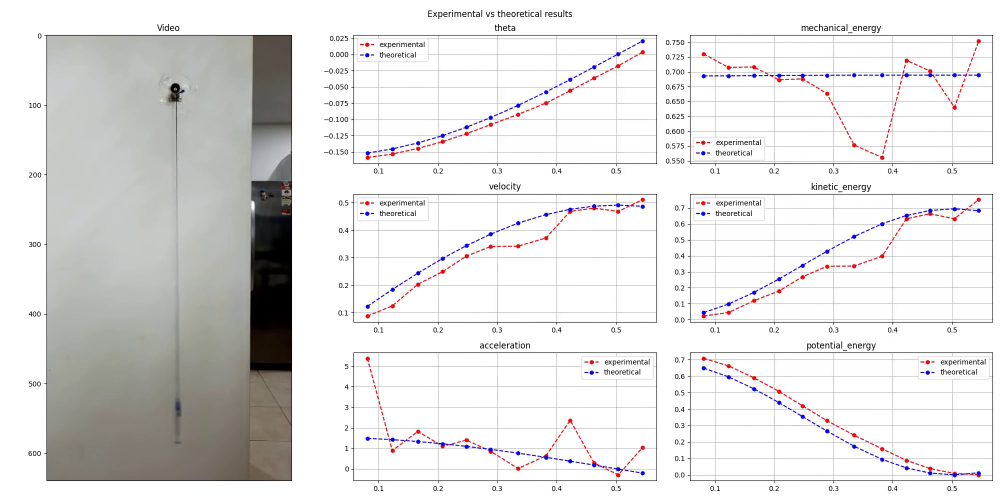
#> input picture frame 10 of results_2.mp4, 2000 x 1000 px, given in place of fisica_video.mp4, which was not available (shown at 1/2 size)
$ python plot_results.py
#> lines starting #> are read from the running program, lines starting #| are printed output that depends on the picture; pictures that were not available may be replaced by others from this repository, and a replacement may not be noted
### video_processing.py
import cv2
import numpy as np


def read_video_array(video_fname: str) -> np.ndarray:
#> called with video_fname = 'data/raw/fisica_video.mp4'
    cap = cv2.VideoCapture(video_fname)

    frame_count = int(cap.get(cv2.CAP_PROP_FRAME_COUNT))
    frame_w = int(cap.get(cv2.CAP_PROP_FRAME_WIDTH))
    frame_h = int(cap.get(cv2.CAP_PROP_FRAME_HEIGHT))
    fps = cap.get(cv2.CAP_PROP_FPS)

    video: np.ndarray = np.empty((frame_count, frame_h, frame_w, 3), np.dtype("uint8"))

    ret: bool = True
    for i in range(frame_count):
        ret, img = cap.read()
        video[i] = cv2.cvtColor(img, cv2.COLOR_BGR2RGB)
        if not ret:
            break
#> this loop made 31 passes
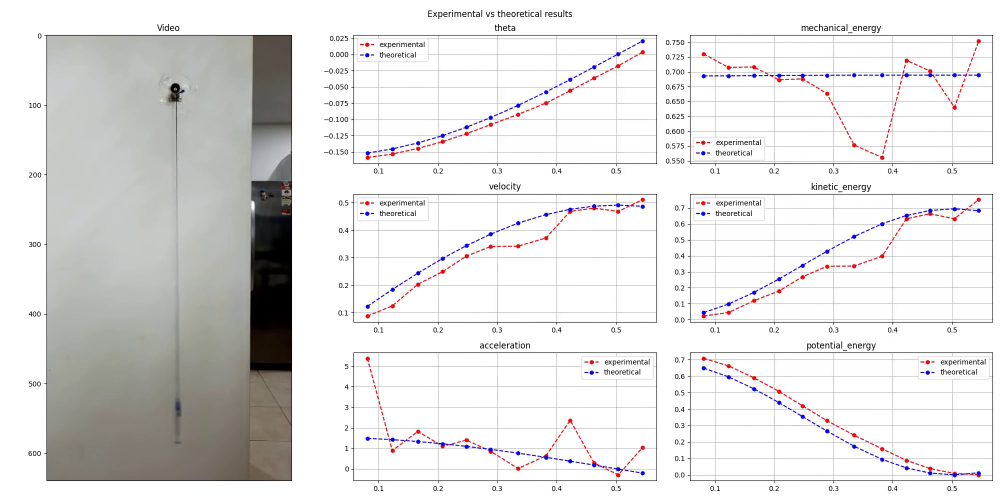
#> input picture frame 10 of results_2.mp4, 2000 x 1000 px, given in place of fisica_video.mp4, which was not available (shown at 1/2 size)
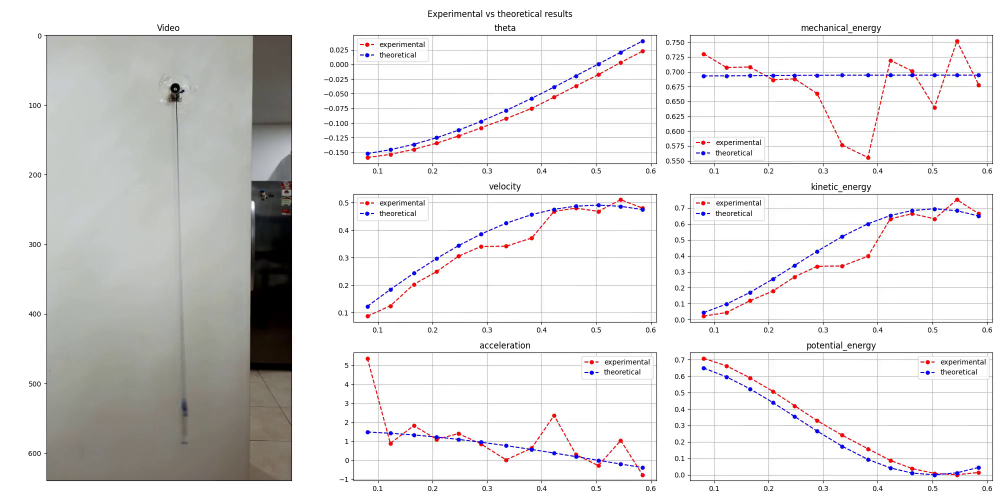
#> input picture frame 11 of results_2.mp4, 2000 x 1000 px, given in place of fisica_video.mp4, which was not available (shown at 1/2 size)
#> pass 3, in read_video_array, `ret, img = cap.read()`:
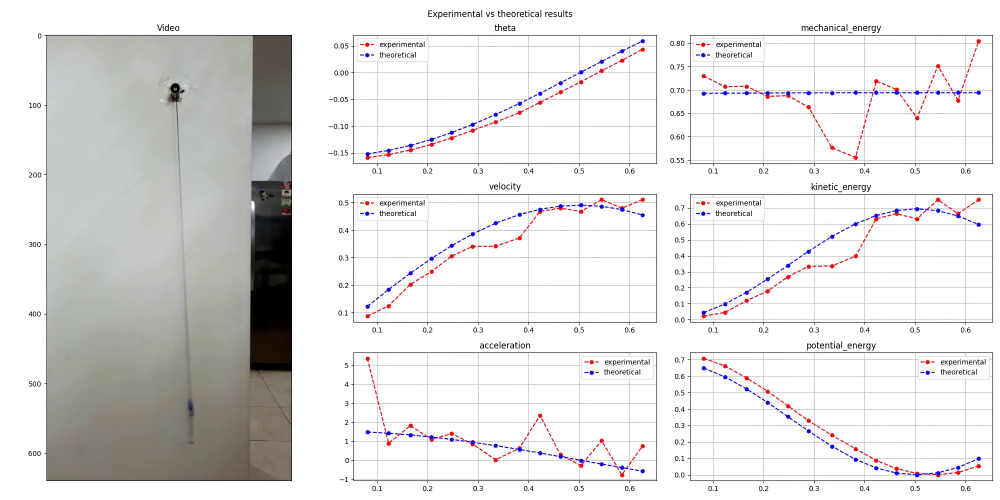
#> img: shape (1000, 2000, 3) (shown at 1/2 size); mean B, G, R 225.3, 225.6, 226.7
#> after the loop:
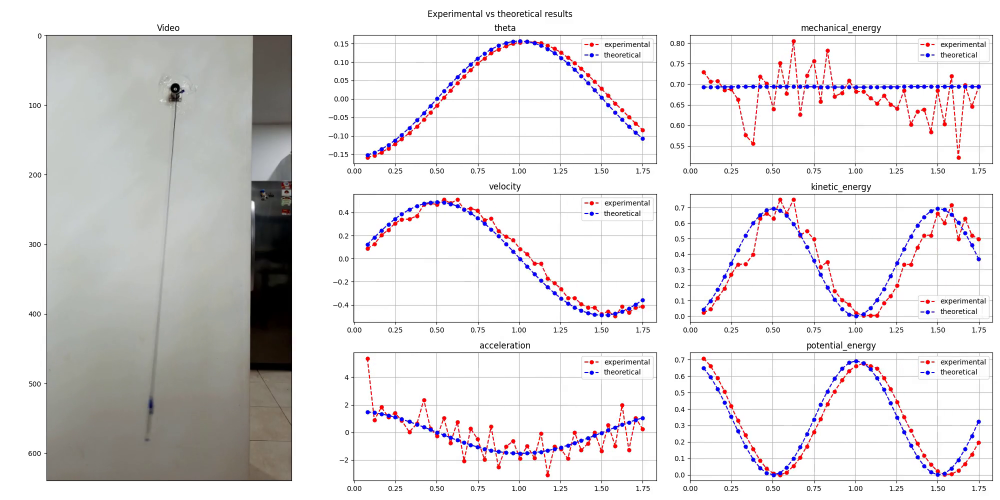
#> img: shape (1000, 2000, 3) (shown at 1/2 size); mean B, G, R 223.7, 222.9, 225.2

    return video, fps

### plot_results.py
from dataclasses import dataclass
import matplotlib.pyplot as plt
import matplotlib.animation as animation
from video_processing import read_video_array
from typing import Any, Dict, Tuple, Union, List
from dataclasses import field
import pandas as pd
import numpy as np

START_FRAME = 142
END_FRAME = 268
FIG_SIZE = (20, 10)

graphs = {
    (
        0,
        1,
    ): "theta",
    (
        1,
        1,
    ): "velocity",
    (
        2,
        1,
    ): "acceleration",
    (
        0,
        2,
    ): "mechanical_energy",
    (
        1,
        2,
    ): "kinetic_energy",
    (
        2,
        2,
    ): "potential_energy",
}


@dataclass
class Result(object):
    theta: Union[float, plt.Axes]
    velocity: Union[float, plt.Axes]
    acceleration: Union[float, plt.Axes]
    kinetic_energy: Union[float, plt.Axes]
    potential_energy: Union[float, plt.Axes]
    mechanical_energy: Union[float, plt.Axes]


# [25 lines left out: function make_figures, not called in this run]


@dataclass()
class DataGenerator(object):
    video: np.ndarray
    start_frame: int
    end_frame: int
    expdf: pd.DataFrame
    theodf: pd.DataFrame

    def __post_init__(self):
        self.current_frame = self.start_frame

    # [15 lines left out: functions __call__, get_result, not called in this run]


@dataclass
class AnimationRunner(object):
    subfigs: Dict[str, plt.Axes]

    # [65 lines left out: functions __post_init__, __call__, initialize_animation, not called in this run]


def main():
    video_arr, fps = read_video_array("data/raw/fisica_video.mp4")
    exp = pd.read_csv("data/processed/experimental_system.csv", index_col="frame")
    tho = pd.read_csv("data/processed/theoretical_system.csv", index_col="frame")
    time_btw_frames = (exp["t"].values[1:] - exp["t"].values[:-1]).mean()

    fig, video_axes, axes = make_figures()
    subfigs = initialize_animation(
        video_axes, axes, video_arr.shape[1], video_arr.shape[2]
    )

    data_gen = DataGenerator(
        video=video_arr,
        start_frame=START_FRAME,
        end_frame=END_FRAME,
        expdf=exp,
        theodf=tho,
    )
    runner = AnimationRunner(
        subfigs=subfigs,
    )
    plt.title("Simple pendulum")
    fig.suptitle("Experimental vs theoretical results")
    ani = animation.FuncAnimation(
        fig, runner, data_gen, repeat=False, blit=False, interval=time_btw_frames
    )
    plt.tight_layout()
    ffwriter = animation.FFMpegWriter(fps=fps)
    ani.save("results_2.mp4", writer=ffwriter)
    # plt.show()


if __name__ == "__main__":
    main()

$ run again, starting later in the video
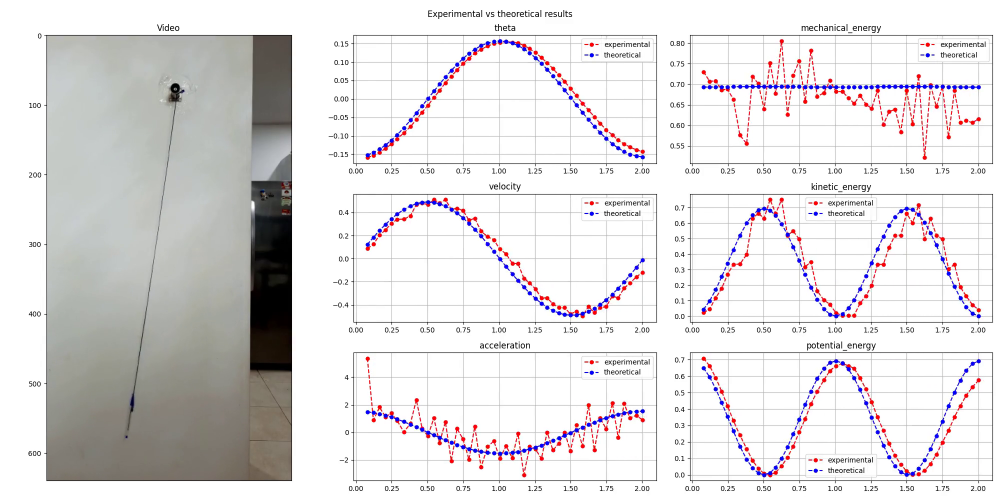
#> input picture frame 45 of results_2.mp4, 2000 x 1000 px, given in place of fisica_video.mp4, which was not available (shown at 1/2 size)
#> the loop in read_video_array, `for i in range(frame_count):` made 31 passes
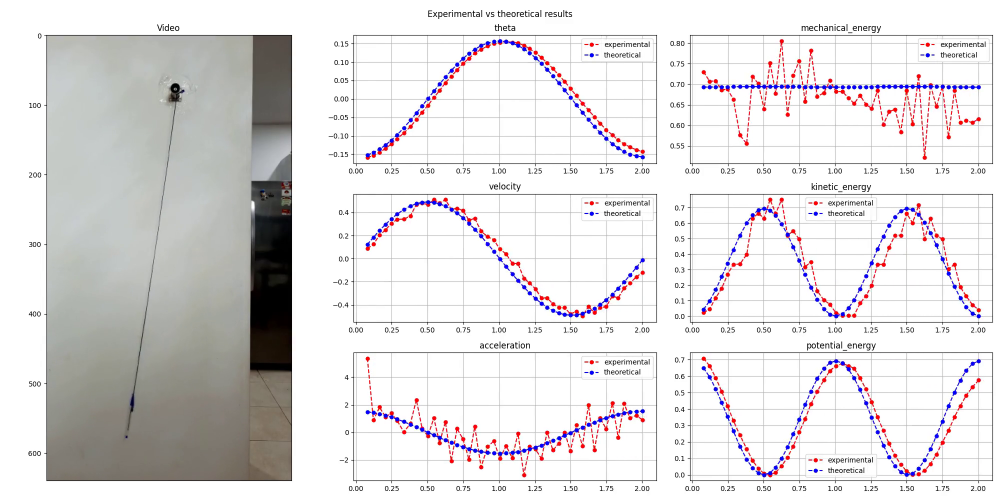
#> input picture frame 45 of results_2.mp4, 2000 x 1000 px, given in place of fisica_video.mp4, which was not available (shown at 1/2 size)
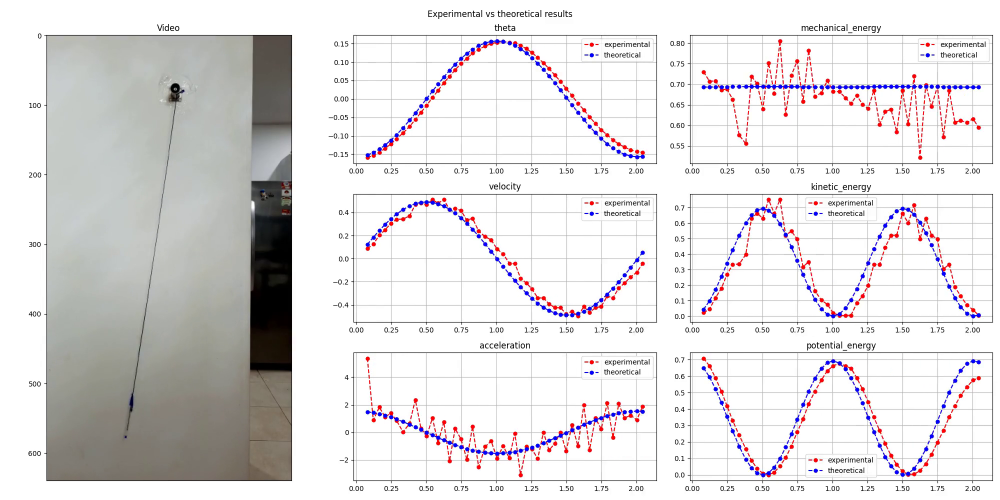
#> input picture frame 46 of results_2.mp4, 2000 x 1000 px, given in place of fisica_video.mp4, which was not available (shown at 1/2 size)
#> after the loop in read_video_array, `for i in range(frame_count):`:
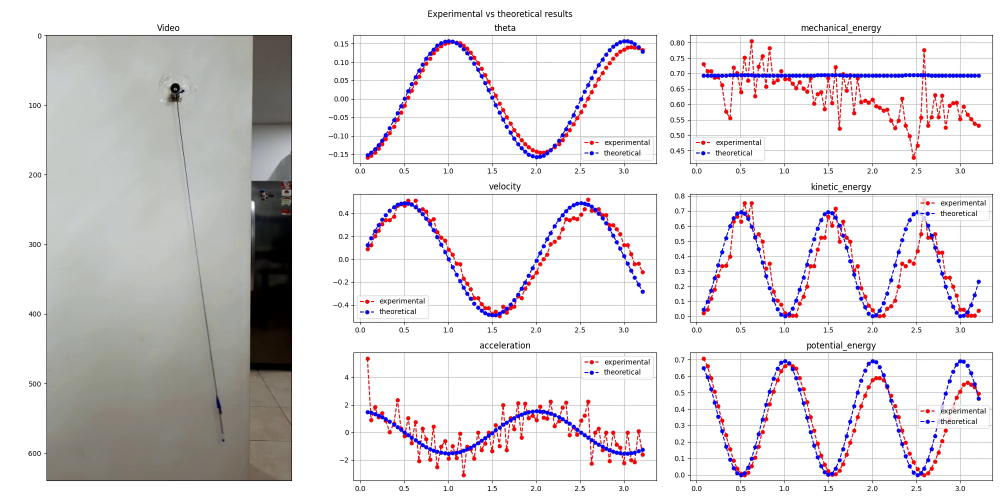
#> img: shape (1000, 2000, 3) (shown at 1/2 size); mean B, G, R 222.2, 220.2, 223.9
